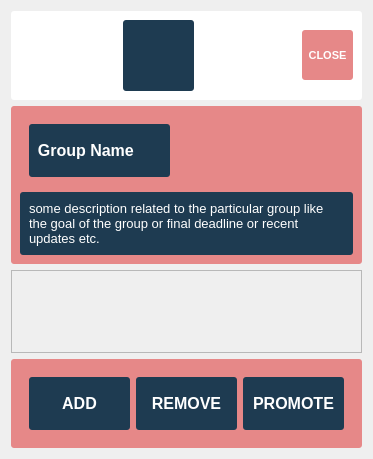
<?xml version="1.0" encoding="UTF-8"?>
<ui version="4.0">
 <class>Form</class>
 <widget class="QWidget" name="Form">
  <property name="geometry">
   <rect>
    <x>0</x>
    <y>0</y>
    <width>373</width>
    <height>459</height>
   </rect>
  </property>
  <property name="sizePolicy">
   <sizepolicy hsizetype="MinimumExpanding" vsizetype="Preferred">
    <horstretch>0</horstretch>
    <verstretch>0</verstretch>
   </sizepolicy>
  </property>
  <property name="windowTitle">
   <string>Form</string>
  </property>
  <layout class="QVBoxLayout" name="verticalLayout_3">
   <item>
    <widget class="ChatBar" name="chat_group_info_2" native="true">
     <property name="maximumSize">
      <size>
       <width>16777215</width>
       <height>16777215</height>
      </size>
     </property>
     <property name="styleSheet">
      <string notr="true">background-color: rgb(255, 255, 255);
color: rgb(255, 255, 255);
border: none;
border-radius:3px;
</string>
     </property>
     <layout class="QHBoxLayout" name="horizontalLayout">
      <item>
       <spacer name="horizontalSpacer_2">
        <property name="orientation">
         <enum>Qt::Horizontal</enum>
        </property>
        <property name="sizeHint" stdset="0">
         <size>
          <width>40</width>
          <height>20</height>
         </size>
        </property>
       </spacer>
      </item>
      <item>
       <widget class="QLabel" name="chat_icon">
        <property name="sizePolicy">
         <sizepolicy hsizetype="Fixed" vsizetype="Fixed">
          <horstretch>0</horstretch>
          <verstretch>0</verstretch>
         </sizepolicy>
        </property>
        <property name="minimumSize">
         <size>
          <width>71</width>
          <height>71</height>
         </size>
        </property>
        <property name="maximumSize">
         <size>
          <width>16777215</width>
          <height>16777215</height>
         </size>
        </property>
        <property name="styleSheet">
         <string notr="true">background-color: rgb(30, 59, 81);	</string>
        </property>
        <property name="text">
         <string/>
        </property>
        <property name="pixmap">
         <pixmap>res/usericon.png</pixmap>
        </property>
        <property name="scaledContents">
         <bool>true</bool>
        </property>
        <property name="alignment">
         <set>Qt::AlignCenter</set>
        </property>
       </widget>
      </item>
      <item>
       <spacer name="horizontalSpacer">
        <property name="orientation">
         <enum>Qt::Horizontal</enum>
        </property>
        <property name="sizeHint" stdset="0">
         <size>
          <width>40</width>
          <height>20</height>
         </size>
        </property>
       </spacer>
      </item>
      <item>
       <widget class="QPushButton" name="close_btn">
        <property name="sizePolicy">
         <sizepolicy hsizetype="Fixed" vsizetype="Fixed">
          <horstretch>0</horstretch>
          <verstretch>0</verstretch>
         </sizepolicy>
        </property>
        <property name="maximumSize">
         <size>
          <width>120</width>
          <height>50</height>
         </size>
        </property>
        <property name="font">
         <font>
          <pointsize>8</pointsize>
          <weight>75</weight>
          <bold>true</bold>
         </font>
        </property>
        <property name="styleSheet">
         <string notr="true">background-color: rgb(230, 136, 136);
color: rgb(255, 255, 255);
border: none;
border-radius:3px;
</string>
        </property>
        <property name="text">
         <string>  CLOSE  </string>
        </property>
        <property name="checkable">
         <bool>false</bool>
        </property>
       </widget>
      </item>
     </layout>
    </widget>
   </item>
   <item>
    <widget class="ChatBar" name="chat_group_info" native="true">
     <property name="maximumSize">
      <size>
       <width>16777215</width>
       <height>16777215</height>
      </size>
     </property>
     <property name="styleSheet">
      <string notr="true">background-color: rgb(230, 136, 136);
color: rgb(255, 255, 255);
border: none;
border-radius:3px;
</string>
     </property>
     <layout class="QVBoxLayout" name="verticalLayout">
      <item>
       <widget class="QFrame" name="heading">
        <property name="minimumSize">
         <size>
          <width>0</width>
          <height>71</height>
         </size>
        </property>
        <property name="maximumSize">
         <size>
          <width>16777215</width>
          <height>71</height>
         </size>
        </property>
        <property name="styleSheet">
         <string notr="true"/>
        </property>
        <property name="frameShape">
         <enum>QFrame::StyledPanel</enum>
        </property>
        <property name="frameShadow">
         <enum>QFrame::Raised</enum>
        </property>
        <layout class="QHBoxLayout" name="horizontalLayout_2">
         <item>
          <widget class="QLabel" name="chat_heading">
           <property name="font">
            <font>
             <pointsize>12</pointsize>
             <weight>75</weight>
             <bold>true</bold>
            </font>
           </property>
           <property name="styleSheet">
            <string notr="true">background-color: rgb(30, 59, 81);	</string>
           </property>
           <property name="text">
            <string>  Group Name        </string>
           </property>
          </widget>
         </item>
         <item>
          <spacer name="horizontalSpacer_5">
           <property name="orientation">
            <enum>Qt::Horizontal</enum>
           </property>
           <property name="sizeHint" stdset="0">
            <size>
             <width>40</width>
             <height>20</height>
            </size>
           </property>
          </spacer>
         </item>
        </layout>
       </widget>
      </item>
      <item>
       <widget class="QFrame" name="heading_2">
        <property name="minimumSize">
         <size>
          <width>0</width>
          <height>0</height>
         </size>
        </property>
        <property name="maximumSize">
         <size>
          <width>16777215</width>
          <height>16777215</height>
         </size>
        </property>
        <property name="styleSheet">
         <string notr="true">background-color: rgb(30, 59, 81);	</string>
        </property>
        <property name="frameShape">
         <enum>QFrame::StyledPanel</enum>
        </property>
        <property name="frameShadow">
         <enum>QFrame::Raised</enum>
        </property>
        <layout class="QHBoxLayout" name="horizontalLayout_3">
         <item>
          <widget class="QLabel" name="chat_heading_2">
           <property name="font">
            <font>
             <pointsize>10</pointsize>
             <weight>50</weight>
             <bold>false</bold>
            </font>
           </property>
           <property name="text">
            <string>some description related to the particular group like the goal of the group or final deadline or recent updates etc.</string>
           </property>
           <property name="textFormat">
            <enum>Qt::AutoText</enum>
           </property>
           <property name="wordWrap">
            <bool>true</bool>
           </property>
          </widget>
         </item>
        </layout>
       </widget>
      </item>
     </layout>
    </widget>
   </item>
   <item>
    <widget class="QScrollArea" name="scrollArea">
     <property name="widgetResizable">
      <bool>true</bool>
     </property>
     <widget class="QWidget" name="scrollAreaWidgetContents_5">
      <property name="geometry">
       <rect>
        <x>0</x>
        <y>0</y>
        <width>349</width>
        <height>85</height>
       </rect>
      </property>
     </widget>
    </widget>
   </item>
   <item>
    <widget class="ChatBar" name="chat_group_info_3" native="true">
     <property name="maximumSize">
      <size>
       <width>16777215</width>
       <height>16777215</height>
      </size>
     </property>
     <property name="styleSheet">
      <string notr="true">background-color: rgb(230, 136, 136);
color: rgb(255, 255, 255);
border: none;
border-radius:3px;
</string>
     </property>
     <layout class="QVBoxLayout" name="verticalLayout_2">
      <item>
       <widget class="QFrame" name="heading_3">
        <property name="minimumSize">
         <size>
          <width>0</width>
          <height>71</height>
         </size>
        </property>
        <property name="maximumSize">
         <size>
          <width>16777215</width>
          <height>71</height>
         </size>
        </property>
        <property name="styleSheet">
         <string notr="true"/>
        </property>
        <property name="frameShape">
         <enum>QFrame::StyledPanel</enum>
        </property>
        <property name="frameShadow">
         <enum>QFrame::Raised</enum>
        </property>
        <layout class="QHBoxLayout" name="horizontalLayout_4">
         <item>
          <widget class="QLabel" name="chat_heading_3">
           <property name="font">
            <font>
             <pointsize>12</pointsize>
             <weight>75</weight>
             <bold>true</bold>
            </font>
           </property>
           <property name="styleSheet">
            <string notr="true">background-color: rgb(30, 59, 81);	</string>
           </property>
           <property name="text">
            <string>ADD</string>
           </property>
           <property name="alignment">
            <set>Qt::AlignCenter</set>
           </property>
          </widget>
         </item>
         <item>
          <widget class="QLabel" name="chat_heading_4">
           <property name="font">
            <font>
             <pointsize>12</pointsize>
             <weight>75</weight>
             <bold>true</bold>
            </font>
           </property>
           <property name="styleSheet">
            <string notr="true">background-color: rgb(30, 59, 81);	</string>
           </property>
           <property name="text">
            <string>REMOVE</string>
           </property>
           <property name="alignment">
            <set>Qt::AlignCenter</set>
           </property>
          </widget>
         </item>
         <item>
          <widget class="QLabel" name="chat_heading_5">
           <property name="font">
            <font>
             <pointsize>12</pointsize>
             <weight>75</weight>
             <bold>true</bold>
            </font>
           </property>
           <property name="styleSheet">
            <string notr="true">background-color: rgb(30, 59, 81);	</string>
           </property>
           <property name="text">
            <string>PROMOTE</string>
           </property>
           <property name="alignment">
            <set>Qt::AlignCenter</set>
           </property>
          </widget>
         </item>
        </layout>
       </widget>
      </item>
     </layout>
    </widget>
   </item>
  </layout>
 </widget>
 <customwidgets>
  <customwidget>
   <class>ChatBar</class>
   <extends>QWidget</extends>
   <header>view.chatbar</header>
   <container>1</container>
  </customwidget>
 </customwidgets>
 <resources/>
 <connections/>
</ui>
